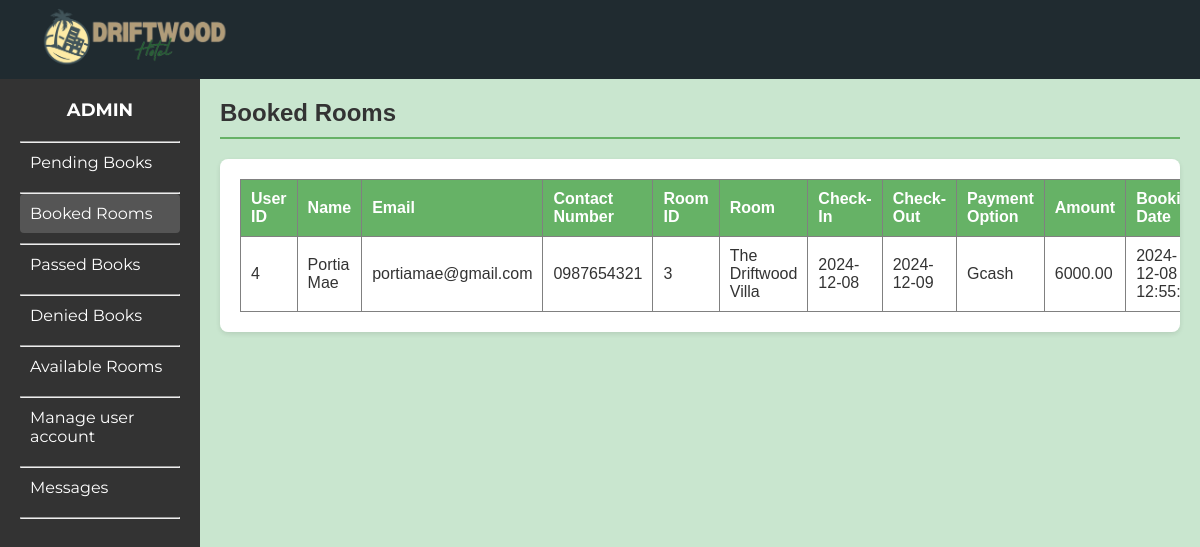
Screenshot of /adminpages/roombooking.php with the database file from the repository.
### tables this page shows
CREATE TABLE `approved_bookings` (
  `id` int(11) NOT NULL,
  `user_id` int(11) DEFAULT NULL,
  `full_name` varchar(255) NOT NULL,
  `email` varchar(255) NOT NULL,
  `contact_number` varchar(15) NOT NULL,
  `room_id` int(11) NOT NULL,
  `room` varchar(50) NOT NULL,
  `check_in` date NOT NULL,
  `check_out` date NOT NULL,
  `payment_option` varchar(50) DEFAULT NULL,
  `amount` decimal(10,2) NOT NULL,
  `created_at` timestamp NOT NULL DEFAULT current_timestamp(),
  `approved_at` timestamp NOT NULL DEFAULT current_timestamp() ON UPDATE current_timestamp()
);

### adminpages/roombooking.php (the view, shortened to what this page needs)
<?php
require 'db_admin_booked.php';
try {
    $pdo = new PDO("mysql:host=$host;dbname=$dbname", $username, $password);
    $pdo->setAttribute(PDO::ATTR_ERRMODE, PDO::ERRMODE_EXCEPTION);
    $pdo->exec("SET GLOBAL event_scheduler = ON");
    $event_sql = "
        CREATE EVENT IF NOT EXISTS move_to_pass_books
        ON SCHEDULE EVERY 1 MINUTE
        DO
        BEGIN
            -- Move approved bookings that have passed their check_out date to pass_books
            INSERT INTO pass_books (user_id, full_name, email, contact_number, room_id, room, check_in, check_out, payment_option, amount, created_at, approved_at, checked_out_at, cancelled_at)
            SELECT user_id, full_name, email, contact_number, room_id, room, check_in, check_out, payment_option, amount, created_at, approved_at, NOW(), NULL
            FROM approved_bookings
            WHERE check_out <= CURDATE();
            -- Delete the records from approved_bookings that were moved
            DELETE FROM approved_bookings WHERE check_out <= CURDATE();
            -- Update room status to 'Available' after cancellation
            UPDATE rooms
            SET status = 'Available'
            WHERE room_id IN (
                SELECT room_id
                FROM approved_bookings
                WHERE check_out <= CURDATE()
            );
        END;
    ";
    $pdo->exec($event_sql);
    $stmt = $pdo->query("SELECT * FROM approved_bookings");
    $approved_bookings = $stmt->fetchAll(PDO::FETCH_ASSOC);
} catch (PDOException $e) {
    echo "Error creating event or fetching bookings: " . $e->getMessage();
}
?>
<!DOCTYPE html>
<html lang="en">
<head>
    <link rel="stylesheet" href="../css/admindesign.css">
    <link rel="stylesheet" href="../Room-desc.css">
</head>
<body>
<header class="main-header">
    <div class="logo"><img src="../Drifcombieng.png" id="logopic"></div>
</header>
<div class="dashboard">
    <aside class="sidebar">
        <div class="admin-title">ADMIN</div>
        <nav class="menu">
            <hr>
            <a href="../adminpage.php" class="menu-item">Pending Books</a>
            <hr>
            <a href="roombooking.php" class="menu-item active">Booked Rooms</a>
            <hr>
            <a href="pass_books.php" class="menu-item">Passed Books</a>
            <hr>
            <a href="roombooking_denied.php" class="menu-item">Denied Books</a>
            <hr>
            <a href="room_availability.php" class="menu-item">Available Rooms</a>
            <hr>
            <a href="manageuser.php" class="menu-item">Manage user account</a>
            <hr>
            <a href="messages.php" class="menu-item">Messages</a>
            <hr>
        </nav>
    </aside>
    <div class="content">
        <div class="content-header">
            <h2>Booked Rooms</h2><span class="inactive"></span>
        </div>
        <div class="table-container">
            <table border="1">
                <thead>
                    <tr>
                        <th>User ID</th>
                        <th>Name</th>
                        <th>Email</th>
                        <th>Contact Number</th>
                        <th>Room ID</th>
                        <th>Room</th>
                        <th>Check-In</th>
                        <th>Check-Out</th>
                        <th>Payment Option</th>
                        <th>Amount</th>
                        <th>Booking Date</th>
                    </tr>
                </thead>
                <tbody>
                    <?php if (!empty($approved_bookings)): ?>
                        <?php foreach ($approved_bookings as $row): ?>
                            <tr>
                                <td><?php echo $row['user_id']; ?></td>
                                <td><?php echo $row['full_name']; ?></td>
                                <td><?php echo $row['email']; ?></td>
                                <td><?php echo $row['contact_number']; ?></td>
                                <td><?php echo $row['room_id']; ?></td>
                                <td><?php echo $row['room']; ?></td>
                                <td><?php echo $row['check_in']; ?></td>
                                <td><?php echo $row['check_out']; ?></td>
                                <td><?php echo $row['payment_option']; ?></td>
                                <td><?php echo $row['amount']; ?></td>
                                <td><?php echo $row['created_at']; ?></td>
                            </tr>
                        <?php endforeach; ?>
                    <?php else: ?>
                        <tr>
                            <td colspan="11">No bookings available.</td>
                        </tr>
                    <?php endif; ?>
                </tbody>
            </table>
        </div>
    </div>
</div>
</body>
</html>

### css/admindesign.css (style rules this page uses)
*, *::before, *::after { margin: 0; padding: 0; box-sizing: border-box; }
:root { --bg-60-: #202B30; --bg-30-: #384B54; --bg-10-: #FFFFFF; --bg-sub-: whitesmoke; --bg-btn-: #68D2B7; --font-fam-poppins-: "Poppins", sans-serif; --font-fam-montserrat-: "Montserrat", sans-serif; }
html { scroll-behavior: smooth; }
body { margin: 0; font-family: Arial, sans-serif; background-color: #e6f3e6; overflow-x: hidden; }
.main-header { display: flex; align-items: center; padding: 10px; background-color: #66b266; }
.main-header .logo img { height: 50px; }
.dashboard { display: flex; height: 100vh; overflow-x: hidden; }
.admin-title { text-align: center; font-family: 'Montserrat'; }
.sidebar { width: 200px; background-color: #333; color: white; height: 100vh; padding: 20px; box-sizing: border-box; }
.sidebar .admin-title { font-size: 18px; font-weight: bold; margin-bottom: 20px; }
.sidebar .menu .menu-item { display: block; color: white; text-decoration: none; padding: 10px; margin-bottom: 10px; border-radius: 4px; font-family: 'Montserrat'; }
.sidebar .menu .menu-item:hover, .sidebar .menu .menu-item.active { background-color: #555; }
.content { flex: 1; padding: 20px; box-sizing: border-box; background-color: #C9E6CF; overflow-x: auto; }
.content-header { display: flex; justify-content: space-between; align-items: center; border-bottom: 2px solid #66b266; padding-bottom: 10px; margin-bottom: 20px; }
.content-header h2 { color: #333; margin: 0; }
.table-container { background-color: white; padding: 20px; border-radius: 8px; box-shadow: 0 2px 5px rgba(0, 0, 0, 0.1); overflow-x: auto; }
table { width: 100%; border-collapse: collapse; table-layout: auto; }
thead th { background-color: #66b266; color: white; padding: 10px; text-align: left; }
tbody td { padding: 10px; border-bottom: 1px solid #ddd; word-wrap: break-word; }
tbody tr:last-child td { border-bottom: none; }

### Room-desc.css (style rules this page uses)
*, *::before, *::after { margin: 0; padding: 0; box-sizing: border-box; }
:root { --bg-60-: #202B30; --bg-30-: #384B54; --bg-10-: #FFFFFF; --bg-sub-: whitesmoke; --bg-btn-: #68D2B7; --font-fam-poppins-: "Poppins", sans-serif; --font-fam-montserrat-: "Montserrat", sans-serif; }
html { scroll-behavior: smooth; }
body { background-color: #ACB9B6; color: #333; }
.main-header { width: 100%; height: 79px; background: #202b30; display: flex; justify-content: space-between; align-items: center; padding: 0 40px; box-sizing: border-box; }
#logopic { width: 12em; height: auto; }
a { color: inherit; text-decoration: none; }
header { font-family: var(--font-fam-montserrat-); background-color: var(--bg-60-); display: flex; flex-direction: column; justify-content: space-evenly; align-items: center; color: white; }
* { box-sizing: border-box; }
@media screen and (min-width: 60em) { header { flex-direction: row; } }

### rows the page displays
approved_bookings: user "4", full_name "Portia Mae", email "portiamae@gmail.com", contact_number "0987654321", room "3", room "The Driftwood Villa", check_in "2024-12-08", check_out "2024-12-09", payment_option "Gcash", amount "6000.00", created_at "2024-12-08…"
